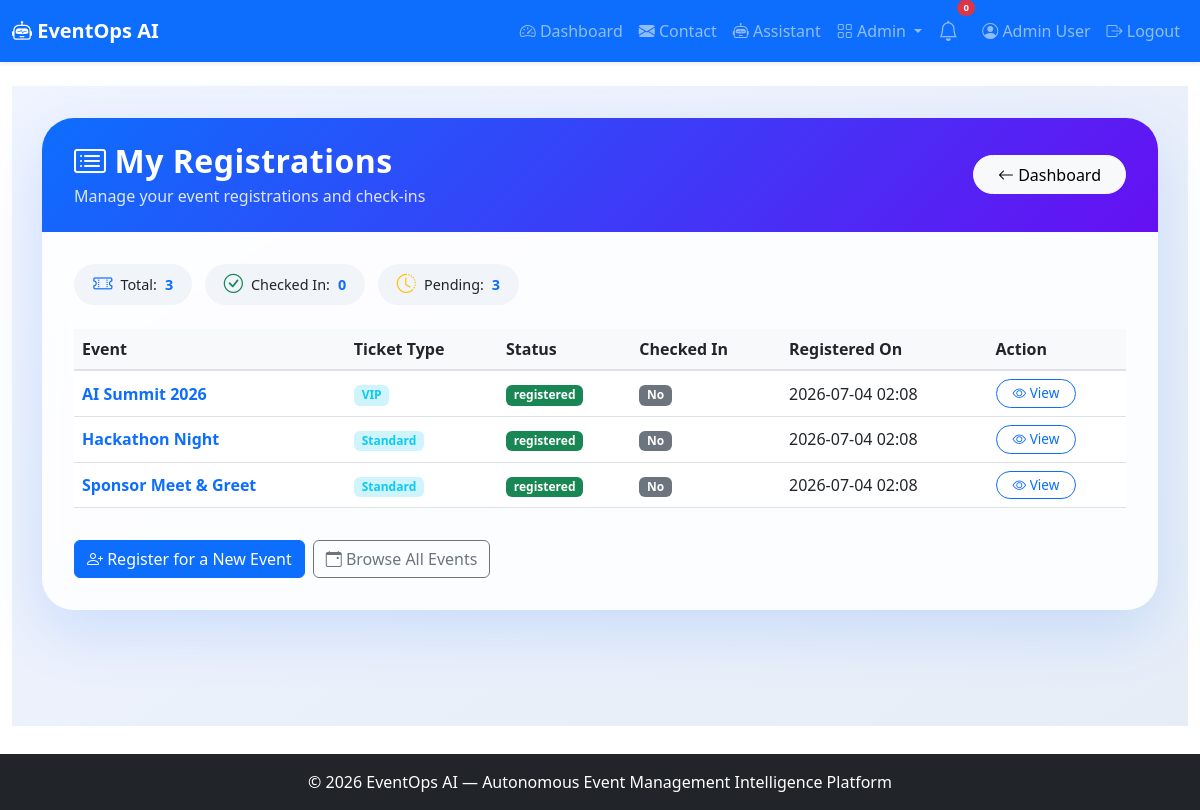
/user/registrations (signed in), run on the app's committed database.
### app.py (models this page shows, shortened)
class User(UserMixin, db.Model):
    id = db.Column(db.Integer, primary_key=True)
    name = db.Column(db.String(100), nullable=False)
    email = db.Column(db.String(100), unique=True, nullable=False)
    password_hash = db.Column(db.String(200), nullable=False)
    role = db.Column(db.String(20), default='user')
    created_at = db.Column(db.DateTime, default=lambda: datetime.now(timezone.utc))

class Registration(db.Model):
    id = db.Column(db.Integer, primary_key=True)
    user_id = db.Column(db.Integer, db.ForeignKey('user.id'))
    event_id = db.Column(db.Integer, db.ForeignKey('event.id'))
    ticket_type = db.Column(db.String(50))
    status = db.Column(db.String(20), default='registered')
    checked_in = db.Column(db.Boolean, default=False)
    registered_at = db.Column(db.DateTime, default=lambda: datetime.now(timezone.utc))
    user = db.relationship('User', backref='registrations')
    event = db.relationship('Event', backref='registrations')

class Event(db.Model):
    id = db.Column(db.Integer, primary_key=True)
    title = db.Column(db.String(200), nullable=False)
    description = db.Column(db.Text)
    date = db.Column(db.String(50))
    time = db.Column(db.String(50))
    location = db.Column(db.String(200))
    capacity = db.Column(db.Integer)
    status = db.Column(db.String(20), default='upcoming')
    created_at = db.Column(db.DateTime, default=lambda: datetime.now(timezone.utc))

### app.py (the view)
@app.route('/user/registrations')
@login_required
def user_my_registrations():
    registrations = Registration.query.filter_by(user_id=current_user.id).all()
    return render_template('user_registrations.html', registrations=registrations)

### app.py (called while the page is built)
@login_manager.user_loader
def load_user(user_id):
    return User.query.get(int(user_id))

### templates/user_registrations.html (shortened to what this page needs)
{% extends "base.html" %}
{% block content %}
<div class="registrations-wrapper">
    <div class="container">
        <div class="card registrations-card">
            <div class="card-header d-flex justify-content-between align-items-center flex-wrap">
                <div>
                    <h2><i class="bi bi-card-list me-2"></i>My Registrations</h2>
                    <p>Manage your event registrations and check-ins</p>
                </div>
                <a href="{{ url_for('dashboard') }}" class="btn btn-light btn-back">
                    <i class="bi bi-arrow-left"></i> Dashboard
                </a>
            </div>
            <div class="card-body">
                <div class="mb-3">
                    <span class="stats-badge"><i class="bi bi-ticket-perforated text-primary"></i> Total: <span class="stat-number">{{ registrations|length }}</span></span>
                    <span class="stats-badge"><i class="bi bi-check-circle text-success"></i> Checked In: <span class="stat-number">{{ registrations|selectattr('checked_in', 'equalto', True)|list|length }}</span></span>
                    <span class="stats-badge"><i class="bi bi-clock-history text-warning"></i> Pending: <span class="stat-number">{{ registrations|selectattr('checked_in', 'equalto', False)|list|length }}</span></span>
                </div>
                <div class="table-responsive">
                    <table class="table table-hover align-middle">
                        <thead>
                            <tr>
                                <th>Event</th>
                                <th>Ticket Type</th>
                                <th>Status</th>
                                <th>Checked In</th>
                                <th>Registered On</th>
                                <th>Action</th>
                            </tr>
                        </thead>
                        <tbody>
                            {% for reg in registrations %}
                            <tr>
                                <td><span class="event-title">{{ reg.event.title }}</span></td>
                                <td><span class="badge bg-info-subtle text-info">{{ reg.ticket_type }}</span></td>
                                <td><span class="badge bg-{{ 'success' if reg.status == 'registered' else 'warning' }}">{{ reg.status }}</span></td>
                                <td>
                                    <span class="badge bg-{{ 'success' if reg.checked_in else 'secondary' }}">
                                        {% if reg.checked_in %}<i class="bi bi-check-circle"></i> Yes{% else %}No{% endif %}
                                    </span>
                                </td>
                                <td>{{ reg.registered_at.strftime('%Y-%m-%d %H:%M') }}</td>
                                <td>
                                    <a href="{{ url_for('event_detail', event_id=reg.event_id) }}" class="btn btn-outline-primary btn-sm btn-view">
                                        <i class="bi bi-eye"></i> View
                                    </a>
                                </td>
                            </tr>
                            {% endfor %}
                        </tbody>
                    </table>
                </div>
                <div class="mt-3 d-flex flex-wrap gap-2">
                    <a href="{{ url_for('user_register_event') }}" class="btn btn-primary">
                        <i class="bi bi-person-plus"></i> Register for a New Event
                    </a>
                    <a href="{{ url_for('browse_events') }}" class="btn btn-outline-secondary">
                        <i class="bi bi-calendar-event"></i> Browse All Events
                    </a>
                </div>
            </div>
        </div>
    </div>
</div>
{% endblock %}

### templates/base.html (shortened to what this page needs)
<!DOCTYPE html>
<html lang="en">
<head>
    <link href="https://cdn.jsdelivr.net/npm/bootstrap@5.3.0/dist/css/bootstrap.min.css" rel="stylesheet">
    <link rel="stylesheet" href="https://cdn.jsdelivr.net/npm/bootstrap-icons@1.11.0/font/bootstrap-icons.css">
    <link rel="stylesheet" href="{{ url_for('static', filename='css/style.css') }}">
</head>
<body>
<nav class="navbar navbar-expand-lg navbar-dark bg-primary shadow-sm">
    <div class="container-fluid">
        <a class="navbar-brand fw-bold" href="{{ url_for('index') }}">
            <i class="bi bi-robot"></i> EventOps AI
        </a>
        <div class="collapse navbar-collapse" id="navbarNav">
            <ul class="navbar-nav ms-auto align-items-lg-center">
                {% if current_user.is_authenticated %}
                <li class="nav-item">
                    <a class="nav-link" href="{{ url_for('dashboard') }}">
                        <i class="bi bi-speedometer2"></i> Dashboard
                    </a>
                </li>
                <li class="nav-item">
                    <a class="nav-link" href="{{ url_for('contact') }}">
                        <i class="bi bi-envelope-fill"></i> Contact
                    </a>
                </li>
                <li class="nav-item">
                    <a class="nav-link" href="{{ url_for('assistant_page') }}">
                        <i class="bi bi-robot"></i> Assistant
                    </a>
                </li>
                {% if current_user.role == 'admin' %}
                <li class="nav-item dropdown">
                    <a class="nav-link dropdown-toggle"
                       href="#"
                       role="button"
                       data-bs-toggle="dropdown">
                        <i class="bi bi-grid"></i> Admin
                    </a>
                </li>
                {% endif %}
                <li class="nav-item position-relative me-2">
                    <a class="nav-link"
                       href="#"
                       title="Notifications"
                       data-bs-toggle="dropdown">
                        <i class="bi bi-bell fs-5"></i>
                        <span class="position-absolute top-0 start-100 translate-middle badge rounded-pill bg-danger"
                              style="font-size:0.6rem;">
                            0
                        </span>
                    </a>
                </li>
                <li class="nav-item">
                    <a class="nav-link" href="{{ url_for('profile') }}">
                        <i class="bi bi-person-circle"></i>
                        {{ current_user.name }}
                    </a>
                </li>
                <li class="nav-item">
                    <a class="nav-link" href="{{ url_for('logout') }}">
                        <i class="bi bi-box-arrow-right"></i>
                        Logout
                    </a>
                </li>
                {% endif %}
            </ul>
        </div>
    </div>
</nav>
<main class="container-fluid py-4">
    {% block content %}{% endblock %}
</main>
<footer class="footer bg-dark text-white py-3 mt-4">
    <div class="container text-center">
        © 2026 EventOps AI — Autonomous Event Management Intelligence Platform
    </div>
</footer>
</body>
</html>

### static/css/style.css (style rules this page uses)
body { padding-bottom: 60px; }
.footer { position: fixed; bottom: 0; width: 100%; }

### templates/user_registrations.html (style rules this page uses)
.registrations-wrapper { min-height: 80vh; background: linear-gradient(145deg, #f0f4ff 0%, #e6edf7 100%); padding: 2rem 0; }
.registrations-card { border: none; border-radius: 2rem; background: rgba(255, 255, 255, 0.85); backdrop-filter: blur(10px); box-shadow: 0 20px 60px rgba(13, 110, 253, 0.15); overflow: hidden; }
.registrations-card .card-header { background: linear-gradient(135deg, #0d6efd, #6610f2); color: white; padding: 1.5rem 2rem; border: none; }
.registrations-card .card-header h2 { font-weight: 700; letter-spacing: 0.5px; margin-bottom: 0.2rem; }
.registrations-card .card-header p { opacity: 0.85; margin-bottom: 0; }
.registrations-card .card-body { padding: 2rem 2rem; }
.stats-badge { display: inline-flex; align-items: center; gap: 0.5rem; padding: 0.4rem 1.2rem; border-radius: 50px; background: #f1f4f9; font-size: 0.9rem; margin-right: 0.5rem; margin-bottom: 0.5rem; }
.stats-badge i { font-size: 1.2rem; }
.stats-badge .stat-number { font-weight: 700; color: #0d6efd; }
.btn-back { border-radius: 50px; padding: 0.4rem 1.5rem; }
.table th { background: #f8f9fa; color: #212529; font-weight: 600; border-bottom: 2px solid #dee2e6; }
.table td { vertical-align: middle; }
.table .event-title { font-weight: 600; color: #0d6efd; }
.btn-view { border-radius: 30px; padding: 0.2rem 1rem; font-size: 0.85rem; }

### data on the page
User: name "Admin User"
Registration: event "AI Summit 2026", ticket_type "VIP", status "registered", checked_in "No", registered_at "2026-07-04 02:08"
Registration: event "Hackathon Night", ticket_type "Standard", status "registered", checked_in "No", registered_at "2026-07-04 02:08"
Registration: event "Sponsor Meet & Greet", ticket_type "Standard", status "registered", checked_in "No", registered_at "2026-07-04 02:08"

### other printed values
{{ registrations|length }} "3"
{{ registrations|selectattr('checked_in', 'equalto', True)|list|length }} "0"
{{ registrations|selectattr('checked_in', 'equalto', False)|list|length }} "3"
